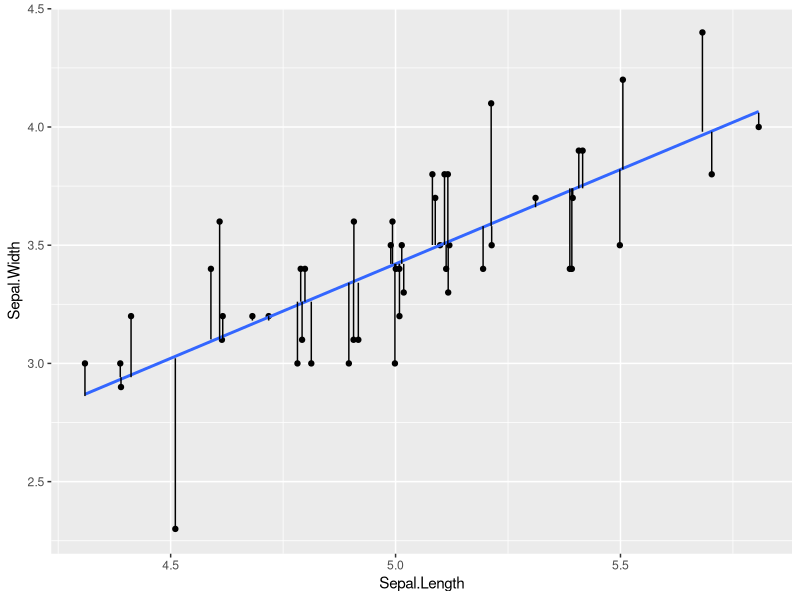

Reproduce this figure in R.
## ---- chunk 1
library(tidyverse)

iris_setosa <- iris %>%
  filter(Species == "setosa") %>%
  mutate(Sepal.Length = jitter(Sepal.Length))

setosa_lm = lm(data = iris_setosa,
               formula = Sepal.Width ~ Sepal.Length)

iris_lm_errors <- iris_setosa %>%
  mutate(Sepal.Width.pred = predict(setosa_lm, 
                                    newdata = iris %>% 
                                      filter(Species == "setosa")))

ggplot(iris_lm_errors, 
       aes(x=Sepal.Length, y=Sepal.Width)) + 
  geom_point() + stat_smooth(method = "lm", se = FALSE) + 
  geom_segment(aes(x = Sepal.Length, xend = Sepal.Length, y = Sepal.Width, yend = Sepal.Width.pred))

